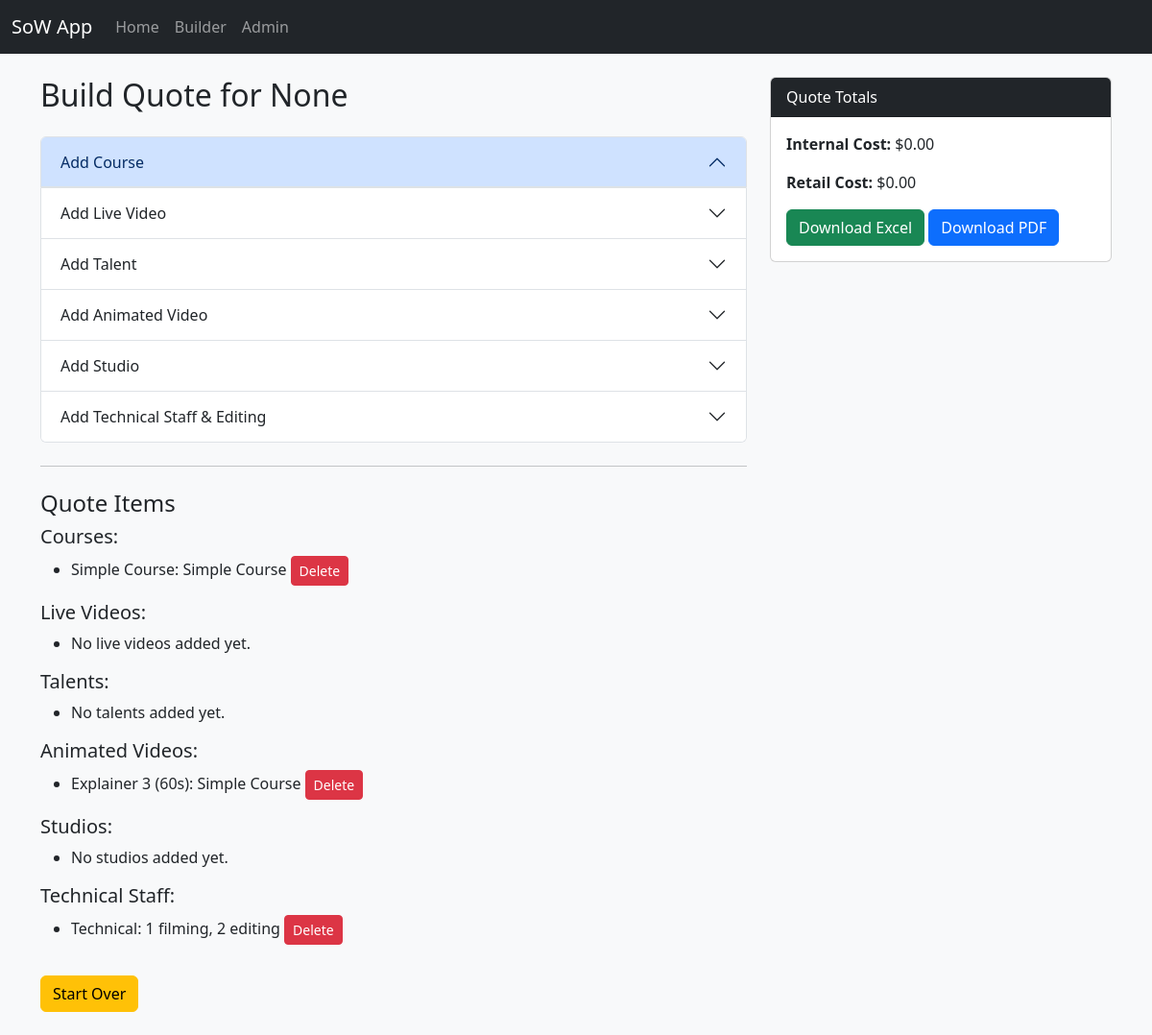
The page /builder/ on the database as committed earlier.
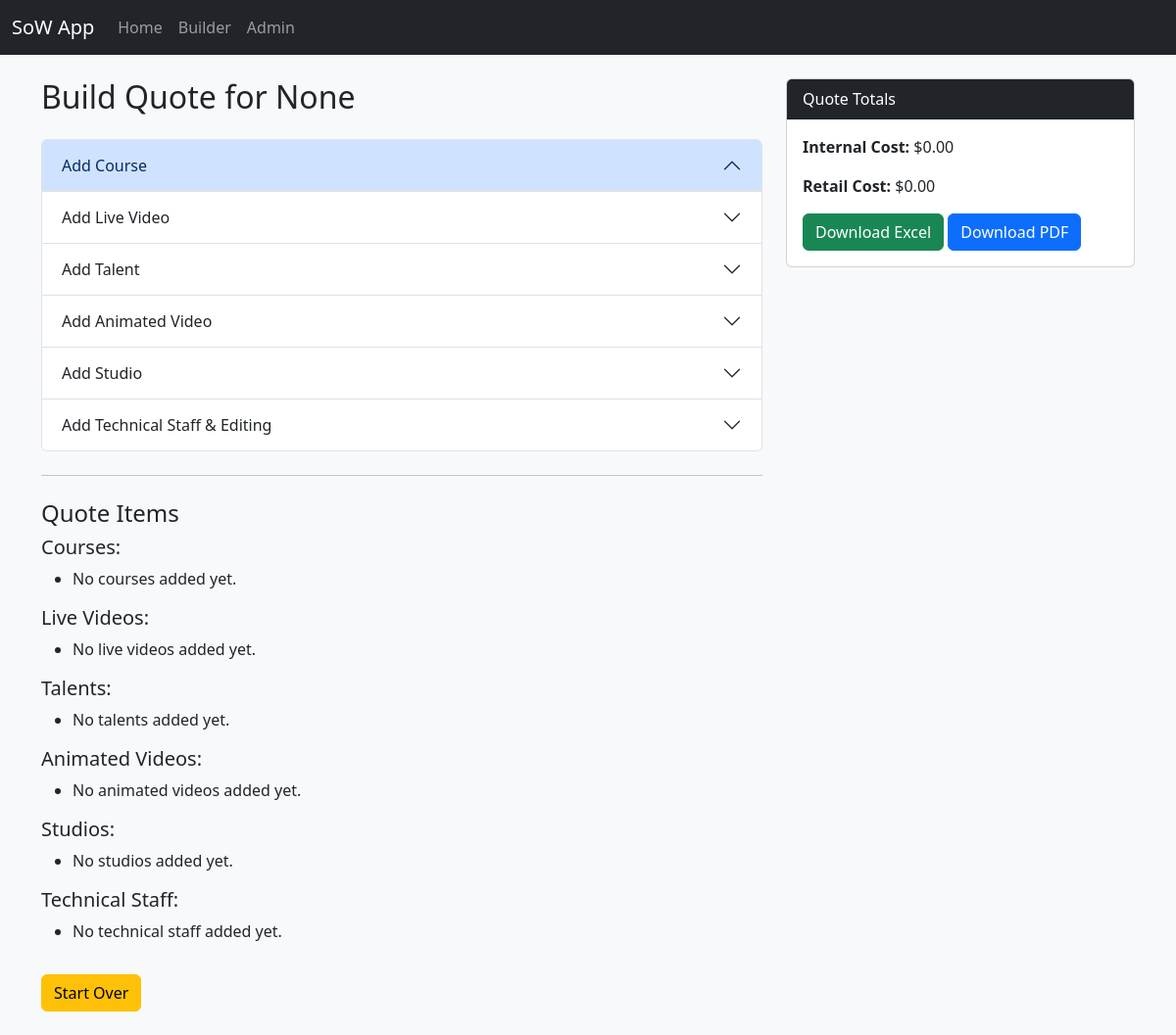
The same page on the database as committed later.
### quotes/models/courses.py (models this page shows, shortened)
class Course(models.Model):
    COMPLEXITY_CHOICES = [
        ('Simple', 'Simple'),
        ('Medium', 'Medium'),
        ('Complex', 'Complex'),
    ]
    complexity = models.CharField(max_length=20, choices=COMPLEXITY_CHOICES)
    description = models.CharField(max_length=255)
    num_languages = models.PositiveIntegerField(default=0)
    def __str__(self):
        return f"{self.complexity} Course: {self.description}"

### quotes/models/animatedvideo.py (models this page shows, shortened)
class AnimatedVideo(models.Model):
    VIDEO_TYPE_CHOICES = [
        ('Explainer 1', 'Explainer 1'),
        ('Explainer 2', 'Explainer 2'),
        ('Explainer 3', 'Explainer 3'),
    ]
    video_type = models.CharField(max_length=50, choices=VIDEO_TYPE_CHOICES)
    num_seconds = models.PositiveIntegerField()
    description = models.CharField(max_length=255)
    def __str__(self):
        return f"{self.video_type} ({self.num_seconds}s): {self.description}"

### quotes/models/technical.py (models this page shows, shortened)
class TechnicalStaff(models.Model):
    filming_days = models.PositiveIntegerField(default=1)
    editing_days = models.PositiveIntegerField(default=0)
    def __str__(self):
        return f"Technical: {self.filming_days} filming, {self.editing_days} editing"

### quotes/views.py (the view, shortened to what this page needs)
# urls.py: path('builder/', views.builder, name='builder'),
def builder(request):
    client_name = request.session.get('client_name')
    project_name = request.session.get('project_name')
    date = request.session.get('date')
    course_form = CourseForm()
    live_video_form = LiveVideoForm()
    talent_form = TalentForm()
    animated_video_form = AnimatedVideoForm()
    studio_form = StudioForm()
    technical_form = TechnicalStaffForm()
    courses = Course.objects.all()
    live_videos = LiveVideo.objects.all()
    talents = Talent.objects.all()
    animated_videos = AnimatedVideo.objects.all()
    studios = Studio.objects.all()
    technical_staff = TechnicalStaff.objects.all()
    return render(request, 'quotes/builder.html', {
        'client_name': client_name,
        'project_name': project_name,
        'date': date,
        'course_form': course_form,
        'live_video_form': live_video_form,
        'talent_form': talent_form,
        'animated_video_form': animated_video_form,
        'studio_form': studio_form,
        'technical_form': technical_form,
        'courses': courses,
        'live_videos': live_videos,
        'talents': talents,
        'animated_videos': animated_videos,
        'studios': studios,
        'technical_staff': technical_staff,
    })

### quotes/templates/quotes/builder.html (shortened to what the changed rows need)
{% extends 'quotes/base.html' %}
{% block content %}
<div class="row">
  <div class="col-md-8">
    <h2 class="mb-4">Build Quote for {{ client_name }}</h2>
    <div class="accordion" id="quoteForms">
      <div class="accordion-item">
        <h2 class="accordion-header">
          <button class="accordion-button" type="button" data-bs-toggle="collapse" data-bs-target="#collapseCourse">
            Add Course
          </button>
        </h2>
      </div>
      <div class="accordion-item">
        <h2 class="accordion-header">
          <button class="accordion-button collapsed" type="button" data-bs-toggle="collapse" data-bs-target="#collapseLiveVideo">
            Add Live Video
          </button>
        </h2>
      </div>
      <div class="accordion-item">
        <h2 class="accordion-header">
          <button class="accordion-button collapsed" type="button" data-bs-toggle="collapse" data-bs-target="#collapseTalent">
            Add Talent
          </button>
        </h2>
      </div>
      <div class="accordion-item">
        <h2 class="accordion-header">
          <button class="accordion-button collapsed" type="button" data-bs-toggle="collapse" data-bs-target="#collapseAnimatedVideo">
            Add Animated Video
          </button>
        </h2>
      </div>
      <div class="accordion-item">
        <h2 class="accordion-header">
          <button class="accordion-button collapsed" type="button" data-bs-toggle="collapse" data-bs-target="#collapseStudio">
            Add Studio
          </button>
        </h2>
      </div>
      <div class="accordion-item">
        <h2 class="accordion-header">
          <button class="accordion-button collapsed" type="button" data-bs-toggle="collapse" data-bs-target="#collapseTechnical">
            Add Technical Staff & Editing
          </button>
        </h2>
      </div>
    </div>
    <ul>
      {% for c in courses %}
        <li>{{ c }}
          <a href="{% url 'delete_item' 'course' c.id %}" class="btn btn-sm btn-danger">Delete</a>
        </li>
      {% empty %}
        <li>No courses added yet.</li>
      {% endfor %}
    </ul>
    <ul>
      {% for av in animated_videos %}
        <li>{{ av }}
          <a href="{% url 'delete_item' 'animatedvideo' av.id %}" class="btn btn-sm btn-danger">Delete</a>
        </li>
      {% empty %}
        <li>No animated videos added yet.</li>
      {% endfor %}
    </ul>
    <ul>
      {% for tech in technical_staff %}
        <li>{{ tech }}
          <a href="{% url 'delete_item' 'technical' tech.id %}" class="btn btn-sm btn-danger">Delete</a>
        </li>
      {% empty %}
        <li>No technical staff added yet.</li>
      {% endfor %}
    </ul>
  </div>
</div>
{% endblock %}

Rows that differ between the two databases and show on the page:
removed Course: complexity+description "Simple Course: Simple Course"
removed AnimatedVideo: video_type+num_seconds+description "Explainer 3 (60s): Simple Course"
removed TechnicalStaff: filming_days+editing_days "Technical: 1 filming, 2 editing"
Other text that changed with them:
text now shown: "No courses added yet. No animated videos added yet. No technical staff added yet."
